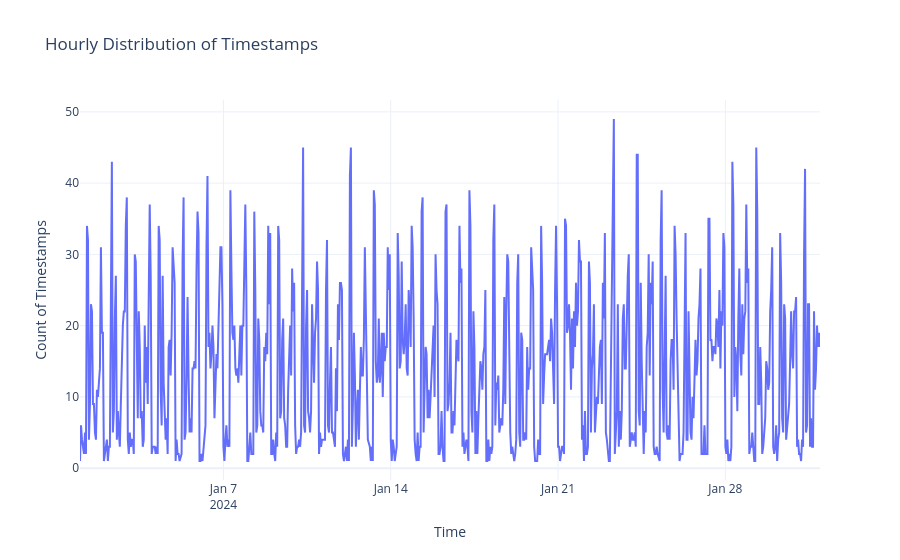

The code cell stored with this chart in its notebook:
### Code cell
generate.plotly_hourly_distribution(df=df)

### Figure 1 — Plotly figure (JSON) as saved in the notebook; plotly's stock layout.template omitted (floating-point values rounded to 4 significant figures; data arrays with more than 128 entries replaced by an {"elided": "..."} marker saying what was removed)
{"data": [{"customdata": {"elided": "731x3 str values"}, "hovertemplate": "Installations=%{y}<br>Date=%{customdata[0]}<br>Weekday=%{customdata[1]}<br>Time=%{customdata[2]}<extra></extra>", "legendgroup": "", "line": {"color": "#636efa", "dash": "solid"}, "marker": {"size": 8, "symbol": "circle"}, "mode": "lines", "name": "", "orientation": "v", "showlegend": false, "type": "scatter", "x": {"elided": "731 str values"}, "xaxis": "x", "y": {"elided": "731 int values"}, "yaxis": "y"}], "layout": {"hovermode": "x unified", "legend": {"tracegroupgap": 0}, "title": {"text": "Hourly Distribution of Timestamps"}, "xaxis": {"anchor": "y", "domain": [0, 1], "title": {"text": "Time"}}, "yaxis": {"anchor": "x", "domain": [0, 1], "title": {"text": "Count of Timestamps"}}}}
